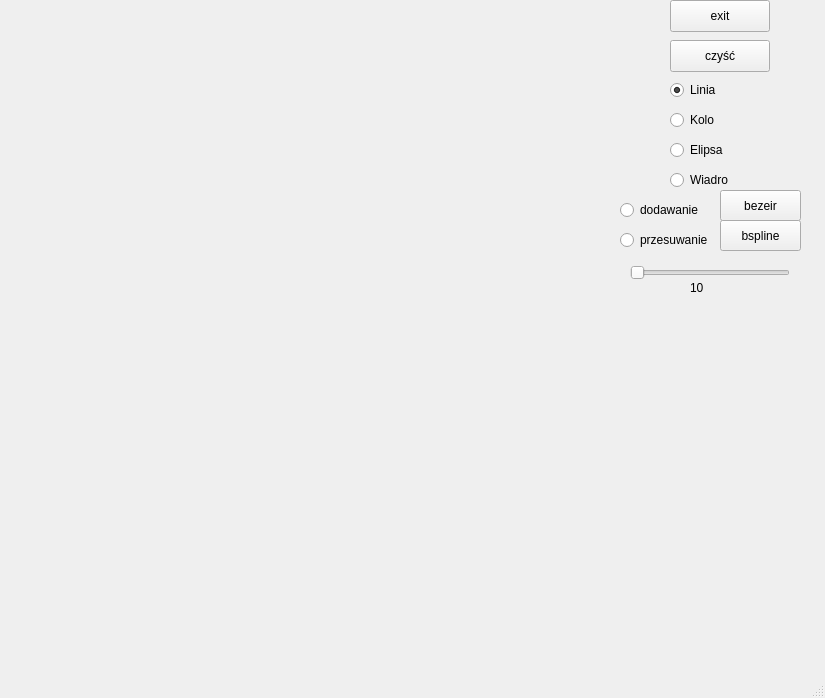
<?xml version="1.0" encoding="UTF-8"?>
<ui version="4.0">
 <class>MainWindow</class>
 <widget class="QMainWindow" name="MainWindow">
  <property name="geometry">
   <rect>
    <x>0</x>
    <y>0</y>
    <width>825</width>
    <height>698</height>
   </rect>
  </property>
  <property name="windowTitle">
   <string>MainWindow</string>
  </property>
  <widget class="QWidget" name="centralwidget">
   <widget class="Ekran" name="widget" native="true">
    <property name="geometry">
     <rect>
      <x>10</x>
      <y>0</y>
      <width>611</width>
      <height>651</height>
     </rect>
    </property>
   </widget>
   <widget class="QPushButton" name="czysc">
    <property name="geometry">
     <rect>
      <x>670</x>
      <y>40</y>
      <width>100</width>
      <height>32</height>
     </rect>
    </property>
    <property name="text">
     <string>czyść</string>
    </property>
   </widget>
   <widget class="QSlider" name="suwak">
    <property name="geometry">
     <rect>
      <x>630</x>
      <y>260</y>
      <width>160</width>
      <height>25</height>
     </rect>
    </property>
    <property name="minimum">
     <number>10</number>
    </property>
    <property name="maximum">
     <number>5000</number>
    </property>
    <property name="orientation">
     <enum>Qt::Horizontal</enum>
    </property>
   </widget>
   <widget class="QPushButton" name="wyjdz">
    <property name="geometry">
     <rect>
      <x>670</x>
      <y>0</y>
      <width>100</width>
      <height>32</height>
     </rect>
    </property>
    <property name="text">
     <string>exit</string>
    </property>
   </widget>
   <widget class="QRadioButton" name="PRZESUWANIE">
    <property name="geometry">
     <rect>
      <x>620</x>
      <y>230</y>
      <width>99</width>
      <height>20</height>
     </rect>
    </property>
    <property name="text">
     <string>przesuwanie</string>
    </property>
   </widget>
   <widget class="QRadioButton" name="DODAWANIE">
    <property name="geometry">
     <rect>
      <x>620</x>
      <y>200</y>
      <width>99</width>
      <height>20</height>
     </rect>
    </property>
    <property name="text">
     <string>dodawanie</string>
    </property>
    <property name="checkable">
     <bool>true</bool>
    </property>
    <property name="checked">
     <bool>false</bool>
    </property>
   </widget>
   <widget class="QLabel" name="wartosc">
    <property name="geometry">
     <rect>
      <x>690</x>
      <y>280</y>
      <width>58</width>
      <height>16</height>
     </rect>
    </property>
    <property name="text">
     <string>10</string>
    </property>
   </widget>
   <widget class="QPushButton" name="bezsklejania">
    <property name="geometry">
     <rect>
      <x>720</x>
      <y>190</y>
      <width>81</width>
      <height>31</height>
     </rect>
    </property>
    <property name="text">
     <string>bezeir</string>
    </property>
   </widget>
   <widget class="QPushButton" name="sklejanie">
    <property name="geometry">
     <rect>
      <x>720</x>
      <y>220</y>
      <width>81</width>
      <height>31</height>
     </rect>
    </property>
    <property name="text">
     <string>bspline</string>
    </property>
   </widget>
   <widget class="QRadioButton" name="linia">
    <property name="geometry">
     <rect>
      <x>670</x>
      <y>80</y>
      <width>99</width>
      <height>20</height>
     </rect>
    </property>
    <property name="text">
     <string>Linia</string>
    </property>
    <property name="checked">
     <bool>true</bool>
    </property>
   </widget>
   <widget class="QRadioButton" name="kolo">
    <property name="geometry">
     <rect>
      <x>670</x>
      <y>110</y>
      <width>99</width>
      <height>20</height>
     </rect>
    </property>
    <property name="text">
     <string>Kolo</string>
    </property>
   </widget>
   <widget class="QRadioButton" name="elipsa">
    <property name="geometry">
     <rect>
      <x>670</x>
      <y>140</y>
      <width>99</width>
      <height>20</height>
     </rect>
    </property>
    <property name="text">
     <string>Elipsa</string>
    </property>
   </widget>
   <widget class="QRadioButton" name="wiadro">
    <property name="geometry">
     <rect>
      <x>670</x>
      <y>170</y>
      <width>99</width>
      <height>20</height>
     </rect>
    </property>
    <property name="text">
     <string>Wiadro</string>
    </property>
   </widget>
  </widget>
  <widget class="QMenuBar" name="menubar">
   <property name="geometry">
    <rect>
     <x>0</x>
     <y>0</y>
     <width>825</width>
     <height>24</height>
    </rect>
   </property>
  </widget>
  <widget class="QStatusBar" name="statusbar"/>
 </widget>
 <customwidgets>
  <customwidget>
   <class>Ekran</class>
   <extends>QWidget</extends>
   <header>ekran.h</header>
   <container>1</container>
  </customwidget>
 </customwidgets>
 <resources/>
 <connections/>
</ui>
